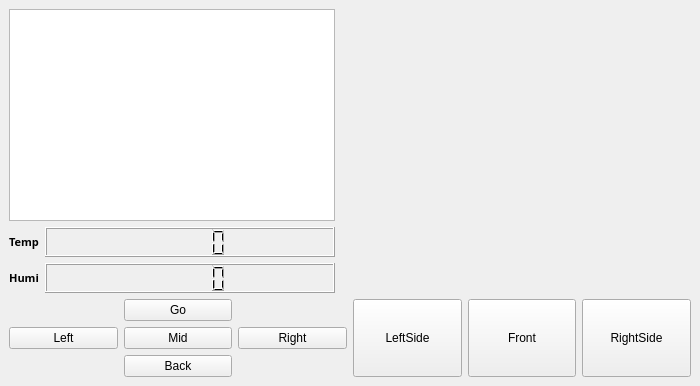
<?xml version="1.0" encoding="UTF-8"?>
<ui version="4.0">
 <class>MainWindow</class>
 <widget class="QMainWindow" name="MainWindow">
  <property name="geometry">
   <rect>
    <x>0</x>
    <y>0</y>
    <width>700</width>
    <height>386</height>
   </rect>
  </property>
  <property name="maximumSize">
   <size>
    <width>700</width>
    <height>386</height>
   </size>
  </property>
  <property name="windowTitle">
   <string>MainWindow</string>
  </property>
  <property name="layoutDirection">
   <enum>Qt::LeftToRight</enum>
  </property>
  <widget class="QWidget" name="centralwidget">
   <layout class="QGridLayout" name="gridLayout_2">
    <item row="0" column="0">
     <layout class="QGridLayout" name="gridLayout">
      <item row="0" column="0">
       <layout class="QHBoxLayout" name="horizontalLayout">
        <item>
         <layout class="QVBoxLayout" name="verticalLayout">
          <item>
           <widget class="QPlainTextEdit" name="text">
            <property name="sizePolicy">
             <sizepolicy hsizetype="Minimum" vsizetype="MinimumExpanding">
              <horstretch>0</horstretch>
              <verstretch>0</verstretch>
             </sizepolicy>
            </property>
            <property name="minimumSize">
             <size>
              <width>300</width>
              <height>0</height>
             </size>
            </property>
            <property name="maximumSize">
             <size>
              <width>500</width>
              <height>500</height>
             </size>
            </property>
           </widget>
          </item>
          <item>
           <layout class="QHBoxLayout" name="horizontalLayout_5">
            <item>
             <widget class="QLabel" name="label_2">
              <property name="sizePolicy">
               <sizepolicy hsizetype="Minimum" vsizetype="Minimum">
                <horstretch>0</horstretch>
                <verstretch>0</verstretch>
               </sizepolicy>
              </property>
              <property name="minimumSize">
               <size>
                <width>30</width>
                <height>0</height>
               </size>
              </property>
              <property name="font">
               <font>
                <family>굴림</family>
                <pointsize>8</pointsize>
                <bold>true</bold>
               </font>
              </property>
              <property name="text">
               <string>Temp</string>
              </property>
              <property name="alignment">
               <set>Qt::AlignCenter</set>
              </property>
             </widget>
            </item>
            <item>
             <widget class="QLCDNumber" name="lcdNumber">
              <property name="sizePolicy">
               <sizepolicy hsizetype="MinimumExpanding" vsizetype="Minimum">
                <horstretch>0</horstretch>
                <verstretch>0</verstretch>
               </sizepolicy>
              </property>
              <property name="minimumSize">
               <size>
                <width>0</width>
                <height>30</height>
               </size>
              </property>
              <property name="layoutDirection">
               <enum>Qt::LeftToRight</enum>
              </property>
             </widget>
            </item>
           </layout>
          </item>
          <item>
           <layout class="QHBoxLayout" name="horizontalLayout_7">
            <item>
             <widget class="QLabel" name="label_3">
              <property name="sizePolicy">
               <sizepolicy hsizetype="Minimum" vsizetype="Minimum">
                <horstretch>0</horstretch>
                <verstretch>0</verstretch>
               </sizepolicy>
              </property>
              <property name="minimumSize">
               <size>
                <width>30</width>
                <height>0</height>
               </size>
              </property>
              <property name="font">
               <font>
                <family>굴림</family>
                <pointsize>8</pointsize>
                <bold>true</bold>
               </font>
              </property>
              <property name="text">
               <string>Humi</string>
              </property>
              <property name="alignment">
               <set>Qt::AlignCenter</set>
              </property>
             </widget>
            </item>
            <item>
             <widget class="QLCDNumber" name="lcdNumber_2">
              <property name="sizePolicy">
               <sizepolicy hsizetype="MinimumExpanding" vsizetype="Minimum">
                <horstretch>0</horstretch>
                <verstretch>0</verstretch>
               </sizepolicy>
              </property>
              <property name="minimumSize">
               <size>
                <width>0</width>
                <height>30</height>
               </size>
              </property>
             </widget>
            </item>
           </layout>
          </item>
         </layout>
        </item>
        <item>
         <widget class="QLabel" name="label">
          <property name="sizePolicy">
           <sizepolicy hsizetype="MinimumExpanding" vsizetype="MinimumExpanding">
            <horstretch>0</horstretch>
            <verstretch>0</verstretch>
           </sizepolicy>
          </property>
          <property name="minimumSize">
           <size>
            <width>350</width>
            <height>0</height>
           </size>
          </property>
          <property name="maximumSize">
           <size>
            <width>800</width>
            <height>800</height>
           </size>
          </property>
          <property name="text">
           <string/>
          </property>
         </widget>
        </item>
       </layout>
      </item>
      <item row="1" column="0">
       <layout class="QHBoxLayout" name="horizontalLayout_2">
        <item>
         <layout class="QGridLayout" name="gridLayout_3">
          <item row="1" column="0">
           <widget class="QPushButton" name="btn_left">
            <property name="text">
             <string>Left</string>
            </property>
           </widget>
          </item>
          <item row="0" column="1">
           <widget class="QPushButton" name="btn_go">
            <property name="sizePolicy">
             <sizepolicy hsizetype="Minimum" vsizetype="Minimum">
              <horstretch>0</horstretch>
              <verstretch>0</verstretch>
             </sizepolicy>
            </property>
            <property name="text">
             <string>Go</string>
            </property>
           </widget>
          </item>
          <item row="1" column="2">
           <widget class="QPushButton" name="btn_right">
            <property name="text">
             <string>Right</string>
            </property>
           </widget>
          </item>
          <item row="1" column="1">
           <widget class="QPushButton" name="btn_mid">
            <property name="text">
             <string>Mid</string>
            </property>
           </widget>
          </item>
          <item row="2" column="1">
           <widget class="QPushButton" name="btn_back">
            <property name="text">
             <string>Back</string>
            </property>
           </widget>
          </item>
         </layout>
        </item>
        <item>
         <layout class="QHBoxLayout" name="horizontalLayout_4">
          <item>
           <widget class="QPushButton" name="pushButton_2">
            <property name="sizePolicy">
             <sizepolicy hsizetype="Minimum" vsizetype="Minimum">
              <horstretch>0</horstretch>
              <verstretch>0</verstretch>
             </sizepolicy>
            </property>
            <property name="text">
             <string>LeftSide</string>
            </property>
           </widget>
          </item>
          <item>
           <widget class="QPushButton" name="pushButton">
            <property name="sizePolicy">
             <sizepolicy hsizetype="Minimum" vsizetype="Minimum">
              <horstretch>0</horstretch>
              <verstretch>0</verstretch>
             </sizepolicy>
            </property>
            <property name="text">
             <string>Front</string>
            </property>
           </widget>
          </item>
          <item>
           <widget class="QPushButton" name="pushButton_3">
            <property name="sizePolicy">
             <sizepolicy hsizetype="Minimum" vsizetype="Minimum">
              <horstretch>0</horstretch>
              <verstretch>0</verstretch>
             </sizepolicy>
            </property>
            <property name="text">
             <string>RightSide</string>
            </property>
           </widget>
          </item>
         </layout>
        </item>
       </layout>
      </item>
     </layout>
    </item>
   </layout>
  </widget>
 </widget>
 <resources/>
 <connections>
  <connection>
   <sender>btn_go</sender>
   <signal>clicked()</signal>
   <receiver>MainWindow</receiver>
   <slot>clickedGo()</slot>
   <hints>
    <hint type="sourcelabel">
     <x>505</x>
     <y>490</y>
    </hint>
    <hint type="destinationlabel">
     <x>125</x>
     <y>599</y>
    </hint>
   </hints>
  </connection>
  <connection>
   <sender>btn_left</sender>
   <signal>clicked()</signal>
   <receiver>MainWindow</receiver>
   <slot>clickedLeft()</slot>
   <hints>
    <hint type="sourcelabel">
     <x>637</x>
     <y>531</y>
    </hint>
    <hint type="destinationlabel">
     <x>33</x>
     <y>599</y>
    </hint>
   </hints>
  </connection>
  <connection>
   <sender>btn_mid</sender>
   <signal>clicked()</signal>
   <receiver>MainWindow</receiver>
   <slot>clickedMid()</slot>
   <hints>
    <hint type="sourcelabel">
     <x>574</x>
     <y>528</y>
    </hint>
    <hint type="destinationlabel">
     <x>307</x>
     <y>599</y>
    </hint>
   </hints>
  </connection>
  <connection>
   <sender>btn_right</sender>
   <signal>clicked()</signal>
   <receiver>MainWindow</receiver>
   <slot>clickedRight()</slot>
   <hints>
    <hint type="sourcelabel">
     <x>424</x>
     <y>527</y>
    </hint>
    <hint type="destinationlabel">
     <x>390</x>
     <y>599</y>
    </hint>
   </hints>
  </connection>
  <connection>
   <sender>btn_back</sender>
   <signal>clicked()</signal>
   <receiver>MainWindow</receiver>
   <slot>clickedBack()</slot>
   <hints>
    <hint type="sourcelabel">
     <x>517</x>
     <y>552</y>
    </hint>
    <hint type="destinationlabel">
     <x>238</x>
     <y>599</y>
    </hint>
   </hints>
  </connection>
  <connection>
   <sender>pushButton_2</sender>
   <signal>pressed()</signal>
   <receiver>MainWindow</receiver>
   <slot>leftPress()</slot>
   <hints>
    <hint type="sourcelabel">
     <x>289</x>
     <y>520</y>
    </hint>
    <hint type="destinationlabel">
     <x>635</x>
     <y>565</y>
    </hint>
   </hints>
  </connection>
  <connection>
   <sender>pushButton_2</sender>
   <signal>released()</signal>
   <receiver>MainWindow</receiver>
   <slot>leftRelease()</slot>
   <hints>
    <hint type="sourcelabel">
     <x>309</x>
     <y>531</y>
    </hint>
    <hint type="destinationlabel">
     <x>568</x>
     <y>561</y>
    </hint>
   </hints>
  </connection>
  <connection>
   <sender>pushButton</sender>
   <signal>pressed()</signal>
   <receiver>MainWindow</receiver>
   <slot>frontPress()</slot>
   <hints>
    <hint type="sourcelabel">
     <x>181</x>
     <y>523</y>
    </hint>
    <hint type="destinationlabel">
     <x>508</x>
     <y>605</y>
    </hint>
   </hints>
  </connection>
  <connection>
   <sender>pushButton</sender>
   <signal>released()</signal>
   <receiver>MainWindow</receiver>
   <slot>frontRelease()</slot>
   <hints>
    <hint type="sourcelabel">
     <x>207</x>
     <y>525</y>
    </hint>
    <hint type="destinationlabel">
     <x>535</x>
     <y>602</y>
    </hint>
   </hints>
  </connection>
  <connection>
   <sender>pushButton_3</sender>
   <signal>pressed()</signal>
   <receiver>MainWindow</receiver>
   <slot>rightPress()</slot>
   <hints>
    <hint type="sourcelabel">
     <x>29</x>
     <y>526</y>
    </hint>
    <hint type="destinationlabel">
     <x>580</x>
     <y>602</y>
    </hint>
   </hints>
  </connection>
  <connection>
   <sender>pushButton_3</sender>
   <signal>released()</signal>
   <receiver>MainWindow</receiver>
   <slot>rightRelease()</slot>
   <hints>
    <hint type="sourcelabel">
     <x>45</x>
     <y>525</y>
    </hint>
    <hint type="destinationlabel">
     <x>610</x>
     <y>600</y>
    </hint>
   </hints>
  </connection>
 </connections>
 <slots>
  <slot>clickedRight()</slot>
  <slot>clickedLeft()</slot>
  <slot>clickedGo()</slot>
  <slot>clickedBack()</slot>
  <slot>clickedMid()</slot>
  <slot>frontPress()</slot>
  <slot>frontRelease()</slot>
  <slot>rightPress()</slot>
  <slot>rightRelease()</slot>
  <slot>leftPress()</slot>
  <slot>leftRelease()</slot>
 </slots>
</ui>
